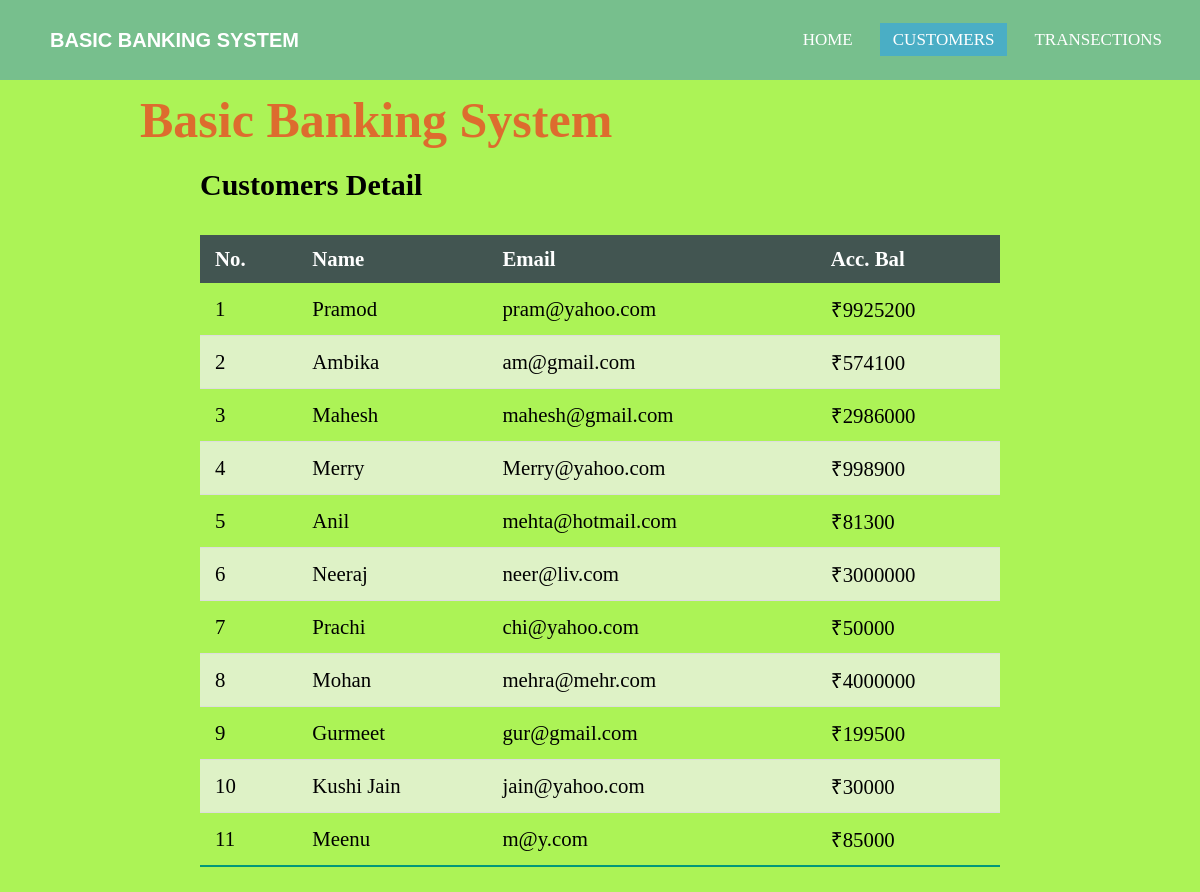
Page /customers on the committed database.
### TFS/models.py (models this page shows)
class customerdetail(models.Model):
    name = models.CharField(max_length=30)
    email = models.EmailField(max_length=30)
    avail_bal = models.IntegerField()

### TFS/views.py (the view, shortened to what this page needs)
# urls.py: path('customers',views.customers),
def customers(request):
    customers = customerdetail.objects.all()
    return render(request,'customers.html',{'customers':customers})

### templates/customers.html (shortened to what this page needs)
{% load static %}
<!DOCTYPE html>
<html lang="en">
<head>
	<link rel="stylesheet" href="{% static 'style.css' %}">
	<link rel="stylesheet" href="https://cdnjs.cloudflare.com/ajax/libs/font-awesome/4.7.0/css/font-awesome.min.css">
</head>
<body>
	<nav>
		<label class="logo">Basic Banking System</label>
		<ul>
			<li><a href="home">Home</a></li>
			<li><a class="active" style="cursor:pointer;">Customers</a>
			</li>
			<li><a href="trans">Transections</a></li>
		</ul>
	</nav>
	<section class="cus_tbl">
		<label class="heading" id="cus_h">Basic Banking System</label><br>
		<label class="t1" id="cus_t1">Customers Detail</label>
		<table class="table1" id="cus1_tbl">
			<thead>
				<tr>
					<th>No.</th>
					<th>Name</th>
					<th>Email</th>
					<th>Acc. Bal</th>
				</tr>
			</thead>
			<body>
				{% for i in customers %}
				<tr>
					<td>{{i.id}}</td>
					<td>{{i.name}}</td>
					<td>{{i.email}}</td>
					<td>₹{{i.avail_bal}}</td>
				</tr>
				{% endfor %}
			</body>
		</table>
	</section>
</body>
</html>

### statics/style.css (style rules this page uses)
* { padding: 0; margin: 0; text-decoration: none; box-sizing: border-box; }
body { font-family: montserrat; background-color: rgb(172, 243, 86); }
nav { background: #1860f15b; height: 80px; width: 100%; }
label.logo { font-family: sans-serif ,Arial, Helvetica; color: white; font-size: 20px; line-height: 80px; padding: 0 50px; font-weight: bold; text-transform: uppercase; }
nav ul { float: right; margin-right: 20px; }
nav ul li { display: inline-block; line-height: 80px; margin: 0 5px; }
nav ul li a { color: white; font-size: 17px; padding: 7px 13px; border: 3px; text-transform: uppercase; }
a.active,a:hover { background: #1b9cff7c; transition: .5s; }
.heading { color: rgba(236, 64, 33, 0.753); font-size: 50px; line-height: 80px; padding: 0 50px; font-weight: bold; }
.t1 { color: black; font-size: 30px; line-height: 50px; font-weight: bold; margin-left: 50px; }
.table1 { border-collapse: collapse; margin: 25px 50px; font-size: 1.3em; min-width: 650px; overflow: hidden; box-shadow: 0 0 20px rbga(0, 0, 0, 0.15); }
#cus_h { margin-left: 90px; }
#cus_t1 { margin-left: 200px; }
#cus1_tbl { min-width: 800px; margin-left: 200px; }
.table1 thead tr { background-color: #425551; color: white; text-align: left; font-weight: bold; }
.table1 th, .table1 td { padding: 12px 15px; }
.table1 tbody tr { border-bottom: 1px solid #dddddd; }
.table1 tbody tr:nth-of-type(even) { background-color: #f3f3f3b6; }
.table1 tbody tr:last-of-type { border-bottom: 2px solid #009879; }

### rows in the picture
customerdetail: id "1", name "Pramod", email "pram@yahoo.com", avail_bal "9925200"
customerdetail: id "2", name "Ambika", email "am@gmail.com", avail_bal "574100"
customerdetail: id "3", name "Mahesh", email "mahesh@gmail.com", avail_bal "2986000"
customerdetail: id "4", name "Merry", email "Merry@yahoo.com", avail_bal "998900"
customerdetail: id "5", name "Anil", email "mehta@hotmail.com", avail_bal "81300"
customerdetail: id "6", name "Neeraj", email "neer@liv.com", avail_bal "3000000"
customerdetail: id "7", name "Prachi", email "chi@yahoo.com", avail_bal "50000"
customerdetail: id "8", name "Mohan", email "mehra@mehr.com", avail_bal "4000000"
customerdetail: id "9", name "Gurmeet", email "gur@gmail.com", avail_bal "199500"
customerdetail: id "10", name "Kushi Jain", email "jain@yahoo.com", avail_bal "30000"
customerdetail: id "11", name "Meenu", email "m@y.com", avail_bal "85000"
